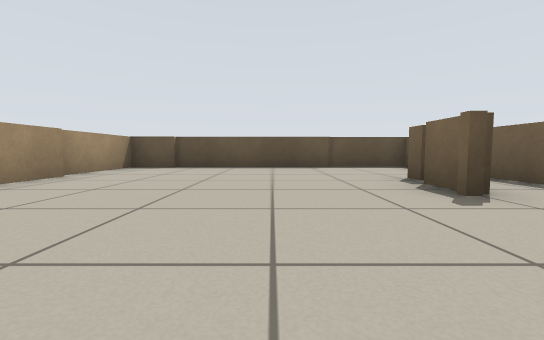
View 1 (above)

23 first-person views from a walk through a Stage world. The camera is 0.43 m above the floor, tilts 4° down and sees 90° across. The lines on the ground mark 1 m squares. The floor is counted in squares, 1 m on a side. Each view is taken from the middle of a square. On the plan, view 1 faces up. The plan holds only what a view shows up to about 9 squares ahead; the rest is blank. Robots are left out.

View 2
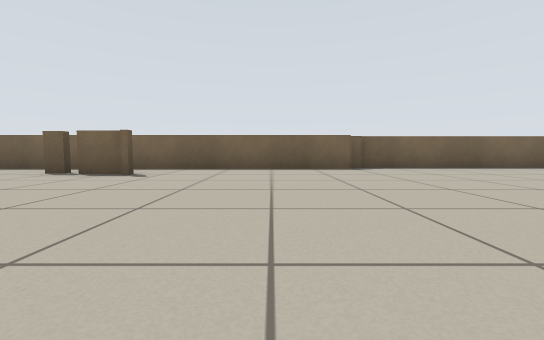

View 3
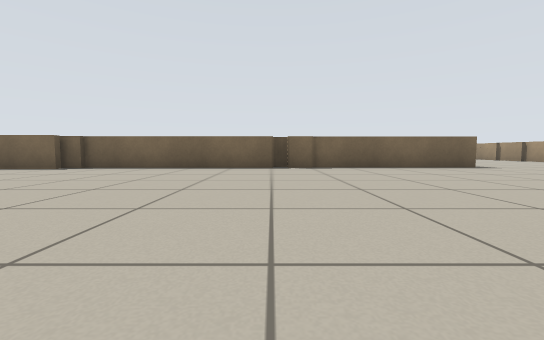

View 4
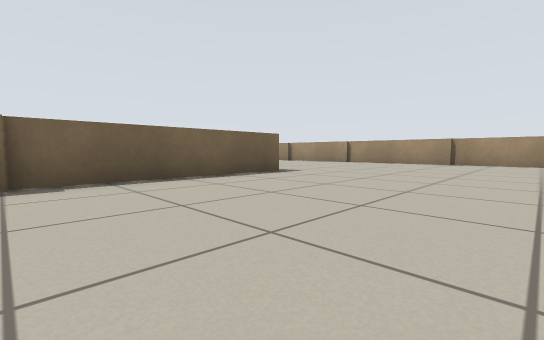

View 5
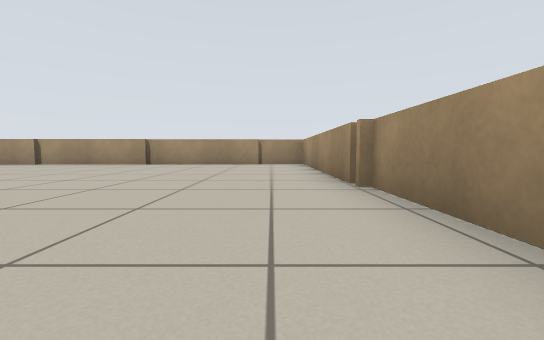

View 6
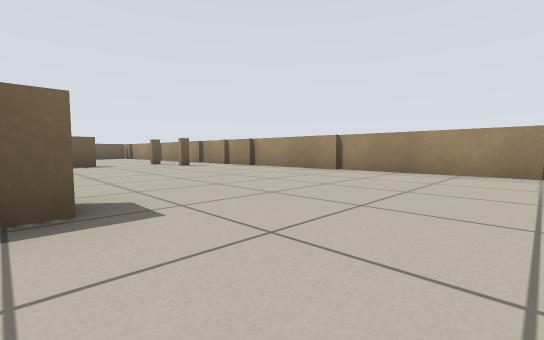

View 7
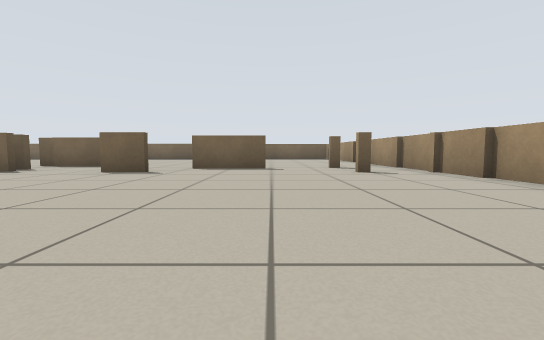

View 8
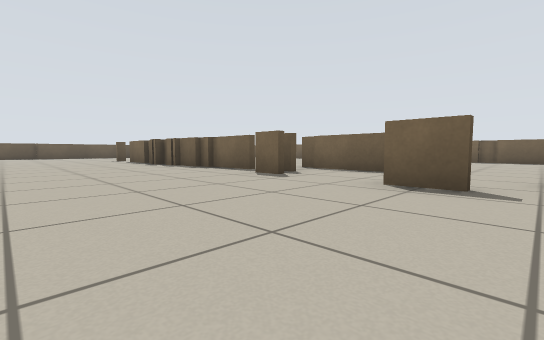

View 9
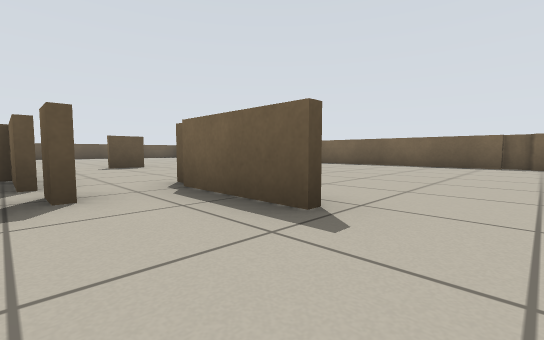

View 10
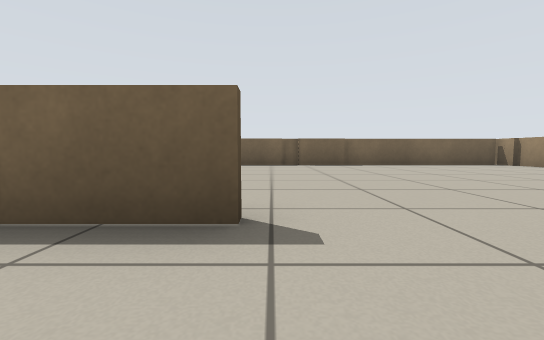

View 11
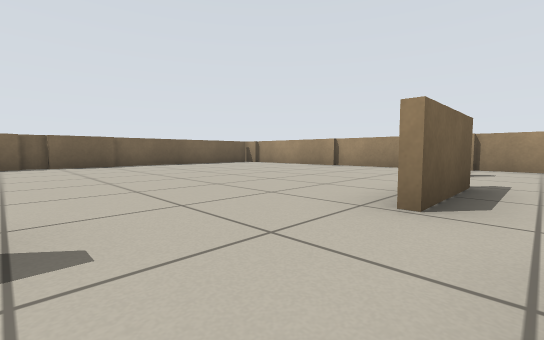

View 12
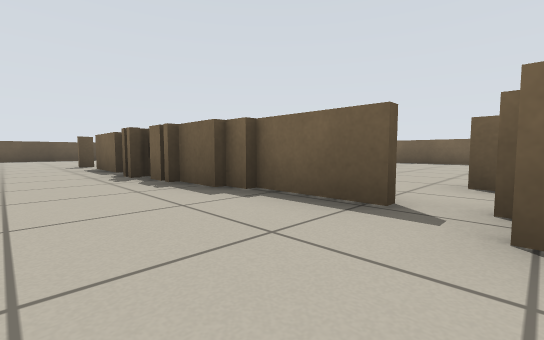

View 13
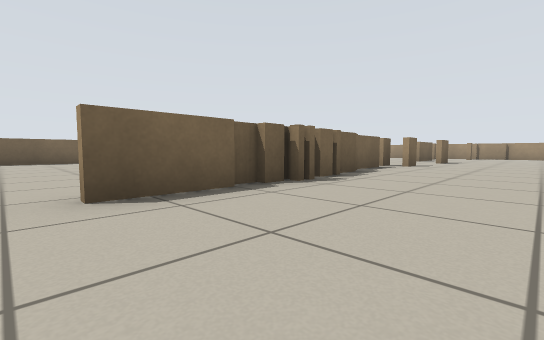

View 14
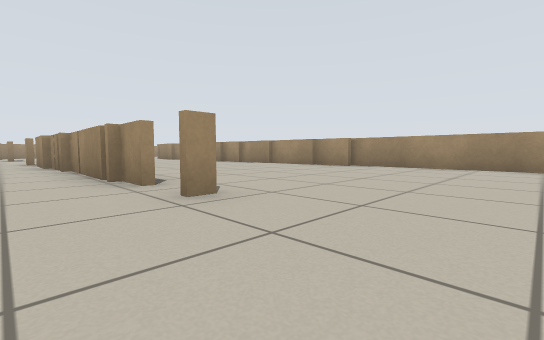

View 15
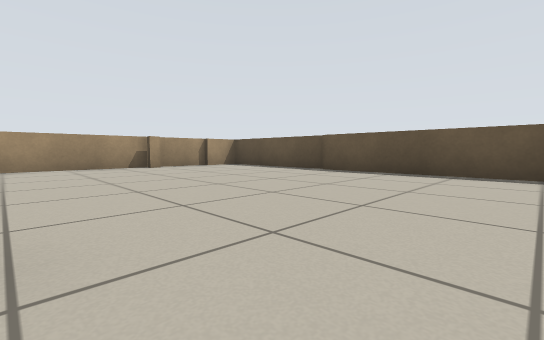

View 16
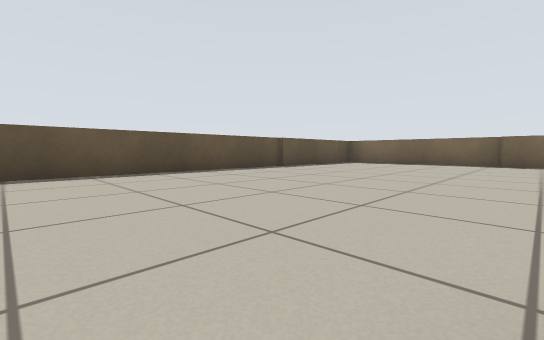

View 17
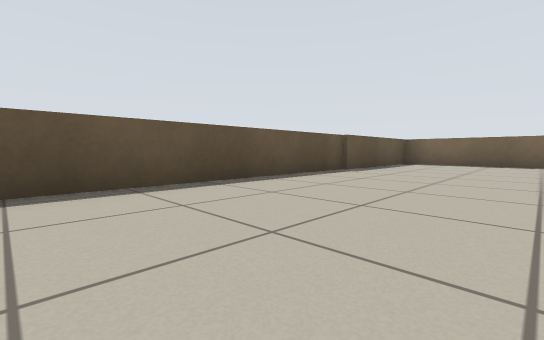

View 18
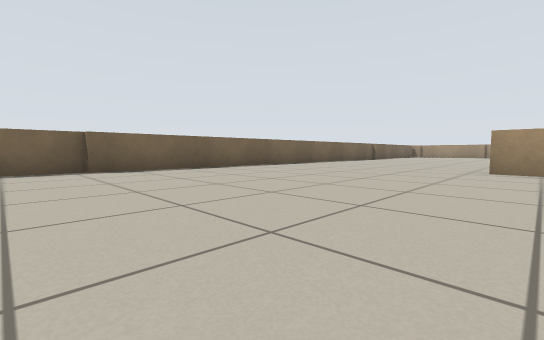

View 19
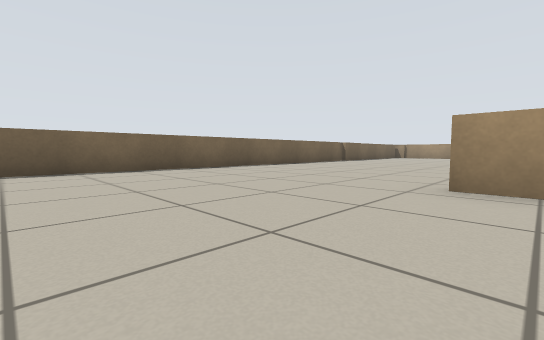

View 20
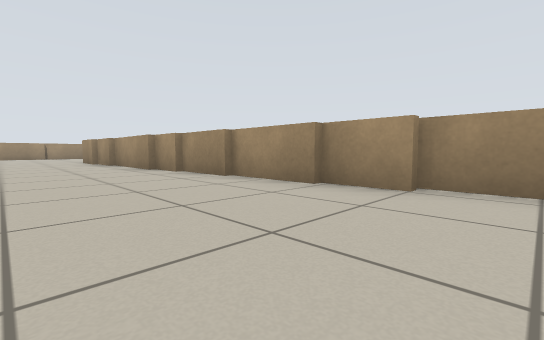

View 21
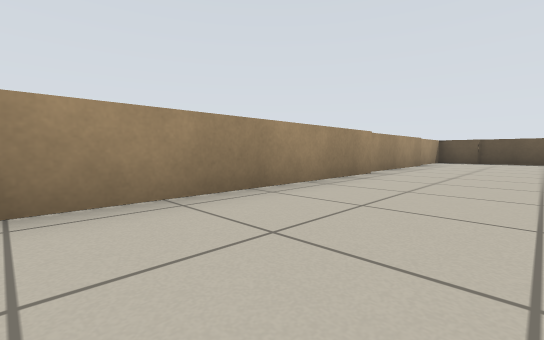

View 22
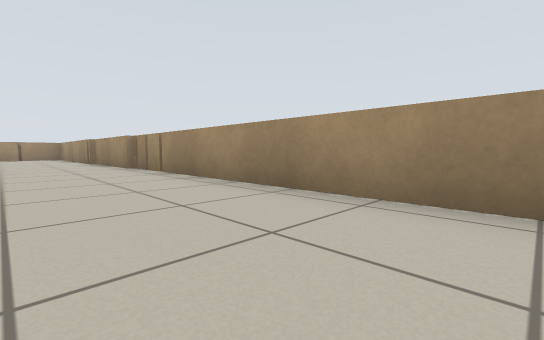

View 23
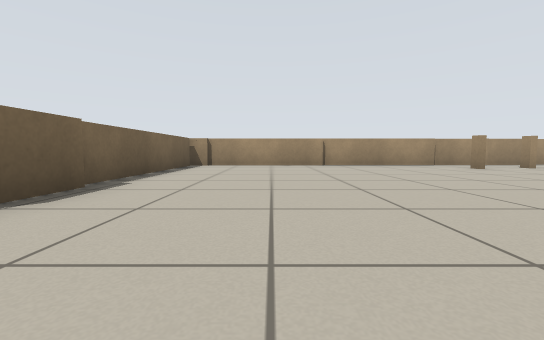

### Floor plan
Points are (right, up) in squares from view 1. A wall is a line through its corners. A room is listed if a view was taken in it or the views show most of it. See-through windows are left out.
Room 1 (views 1, 2, 3, 4, 5, 6, 7, 8, 9, 10, 11, 12, 13, 14, 15, 16, 17, 18, 19, 20, 21, 22, 23)
walls: (4.4, -5.4) (4.4, -6.5); (9.6, -5.4) (9.6, -4.6); (9.6, -4.5) (9.6, -3.8); (4.6, -6.4) (4.6, -9); (9.8, -5.4) (9.8, -4.4); (4.3, -3.9) (4.3, -5.5); (9.9, -5.8) (9.9, -5.2); (10.1, -4.5) (10.1, -5.5); (9.6, -3.2) (9.6, -2.4); (10.3, -5.5) (10.3, -7.2); (4.3, -7.5) (4.3, -7); (3.9, -7.1) (3.9, -2.1); (9.8, -2.5) (9.8, -2); (10.1, -7.2) (10.1, -5.6); (9.6, -2) (9.6, -0.4); (4.1, -2) (4.1, -3.9); (3.8, -2.2) (3.8, -1.6); (3.9, -8.1) (3.9, -7.4); (9.6, -8.6) (9.6, -7.9); (4.8, -8.9) (4.8, -10.2); (9.9, -1.5) (9.9, -4); (3.5, -1.9) (3.5, 6.5); (10.3, -8.4) (10.3, -7.8); (3.9, -0.9) (3.9, -2.1); (11.9, -3.4) (12.8, -3.4); (9.8, -0.4) (9.8, -1.2); (4.9, -10.1) (4.9, -10.8); (11.7, -7.9) (11.7, -7.4); (12.8, -3.5) (11.9, -3.5); (9.4, 0.7) (9.9, 0.7); (9.9, 0.5) (9.4, 0.5); (11.6, -9.9) (11.6, -7.9); (9.5, -11.5) (9.5, -10.5); (9.6, -11.5) (9.6, -10.5); (4.1, -12.4) (4.1, -8); (2.2, 2.6) (1.8, 2.6); (2, 2.8) (2, 3.6); (10.6, -13.9) (10.6, -12); (2.2, 3.9) (2.2, 4.4); (3.6, 5.5) (3.6, -1.1); (-3.4, 1.1) (-3.4, -12.2); (18.2, -10.4) (18.2, 1.9); (8.2, -17.4) (14.5, -17.4); (-3, -12.5) (-3, -17.9) (-1.5, -17.9); (3.8, 7.2) (-3.7, 7.2) (-3.7, 4.8); (18.4, -10.9) (18.4, -10.2); (18.4, 1.8) (18.4, 6.3) (3.9, 6.3) (3.9, 5.4); (18.2, -12.2) (18.2, -10.8); (-3.4, 4.6) (-3.4, 1.4); (14.4, -17.1) (18.4, -17.1) (18.4, -12.2); (-1.6, -17.6) (8.4, -17.6)
ways out: gap at (10, -7)

Positions as (right, up) in squares from view 1, and headings:
1: (0, 0), facing up
2: (-3, 0), facing right
3: (-3, -7), facing right
4: (0, -8), facing down-right
5: (-2, -9), facing down
6: (2, -12), facing down-right
7: (4, -14), facing right
8: (6, -12), facing up-right
9: (10, -11), facing up-right
10: (10, -10), facing right
11: (10, -10), facing down-right
12: (8, -8), facing up-right
13: (7, 0), facing down-right
14: (11, 3), facing down-left
15: (11, 1), facing up-left
16: (9, 1), facing up-right
17: (9, 3), facing up-right
18: (12, 3), facing down-right
19: (12, 0), facing down-right
20: (7, 0), facing down-left
21: (-1, -4), facing up-left
22: (-1, -2), facing down-left
23: (16, -9), facing down
